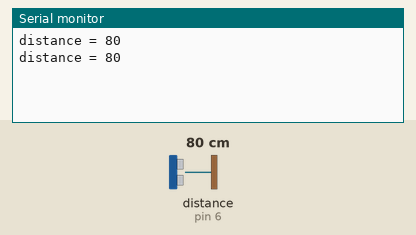
A sketch run on a simulated Arduino Uno, built with avr-gcc and run on an emulated ATmega328P. Shown: the last lines printed to the serial monitor. Inputs (shaded band) come from the test bench; at power-on: distance to the obstacle (sensor on pin 6) 80 cm.

Above: at 1.8 s.
1.9 s: distance to the obstacle (sensor on pin 6) set to 2 cm
At 2.7 s:
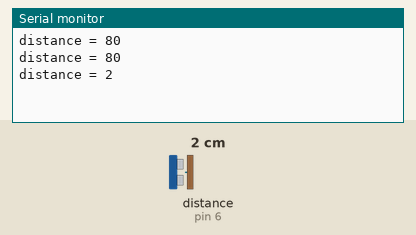
3.4 s: distance to the obstacle (sensor on pin 6) set to 4 cm
At 4.8 s:
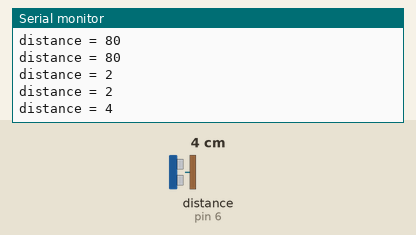
Timing chart, 0 to 6.4 s (numbered marks = the images above; inputs shaded):
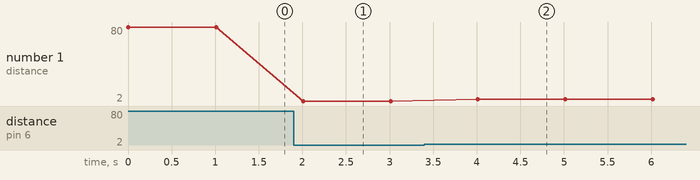

Measured:
- after the input at 1.9 s, the serial monitor: prints a new line after 0.11 s (image 1)
- after the input at 3.4 s, the serial monitor: prints a new line after 0.61 s (image 2)
- plotted number 1: 80 → 2 after the input at 1.9 s, 2 → 4 after the input at 3.4 s

The sketch:

UltrasonicTest.ino
```cpp
#include <Ultrasonic.h>
#include <Arduino.h>

Ultrasonic ultrasonic(6);

void setup() {
  // put your setup code here, to run once:
  Serial.begin(115200);
}

void loop() {
  // put your main code here, to run repeatedly:
  long distance;

  distance = ultrasonic.MeasureInCentimeters();

  Serial.print("distance = ");
  Serial.println(distance);

  delay(1000);
}
```
